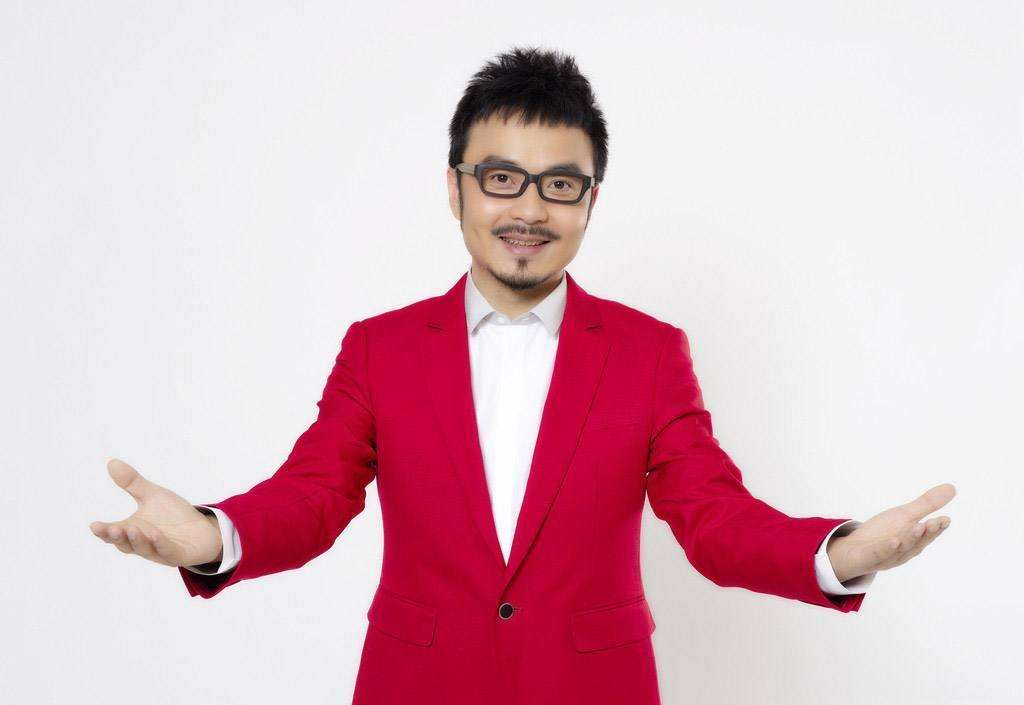
#> input picture apps/openCV/openCV_学习代码/cp04_人脸识别/data/han.jpeg, 1024 x 705 px
$ python 'c5_人脸贴纸画条件.py'
#> lines starting #> are read from the running program, lines starting #| are printed output that depends on the picture; after the words box and inside, x2 and y2 are one past the last pixel; in counts of white or black regions, pixels touching at a corner belong together
# coding:utf-8
# Author:mylady
# Datetime:2023/3/28 13:35
import cv2


def main():
    img = cv2.imread('./data/han.jpeg')
#> img is the input picture: shape (705, 1024, 3); mean B, G, R 195.4, 185.2, 222.3
    gray = cv2.cvtColor(img, code=cv2.COLOR_BGR2GRAY)
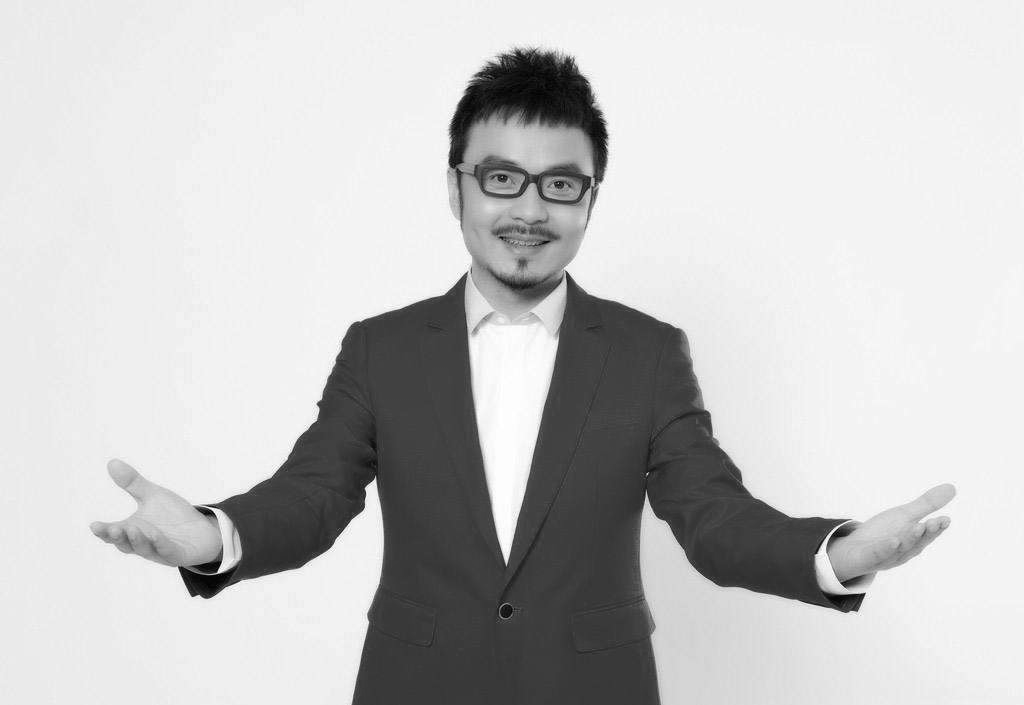
#> gray: shape (705, 1024); min 0, max 255, mean 197.5
    face_detector = cv2.CascadeClassifier('./data/haarcascade_frontalface_alt.xml')
    faces = face_detector.detectMultiScale(gray)
#> faces = [[434, 108, 183, 183]]
    star = cv2.imread('./data/star2.jpeg')
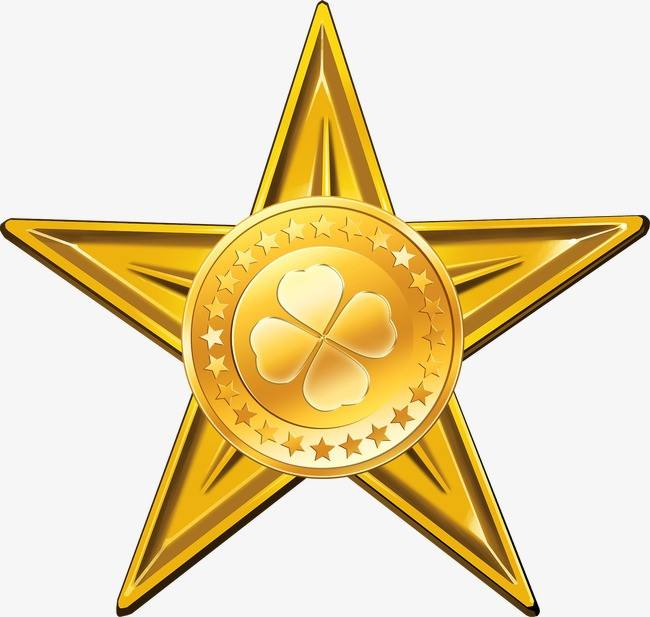
#> input picture apps/openCV/openCV_学习代码/cp04_人脸识别/data/star2.jpeg, 650 x 617 px
#> star is the input picture: shape (617, 650, 3); mean B, G, R 178.4, 216.8, 232.4

    for x, y, w, h in faces:
        star_s = cv2.resize(star, (w // 2, h // 2))
        w1 = w // 2
        h1 = h // 2
        for i in range(h1):
            for j in range(w1):  # 遍历 图片数据
                if not (star_s[i, j] > 240).all():  # 红色
                    img[i + y, j + x + w // 4] = star_s[i, j]
        pass
#> this loop made 1 pass
#> (x, y, w, h, w1, h1) on pass 1: (434, 108, 183, 183, 91, 91)
#> pass 1, in main, `star_s = cv2.resize(star, (w // 2, h // 2))`:
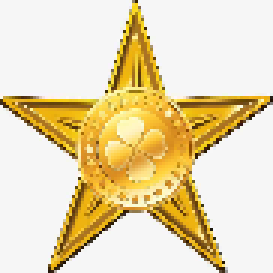
#> star_s: shape (91, 91, 3) (shown 3 times larger); mean B, G, R 178.3, 216.6, 232.3
#> after the loop:
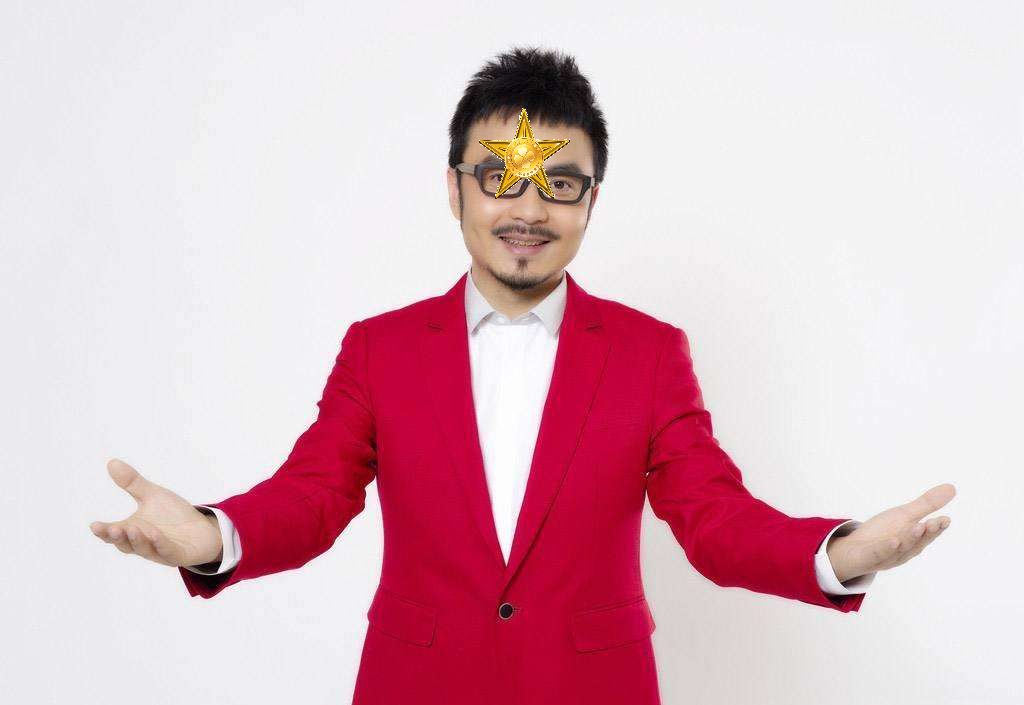
#> img: shape (705, 1024, 3); 0.43% of pixels changed, all inside (x1, y1, x2, y2) = (479, 108, 570, 199)

    cv2.imshow('face', img)
    cv2.waitKey(0)
    cv2.destroyAllWindows()
    pass


if __name__ == '__main__':
    main()
